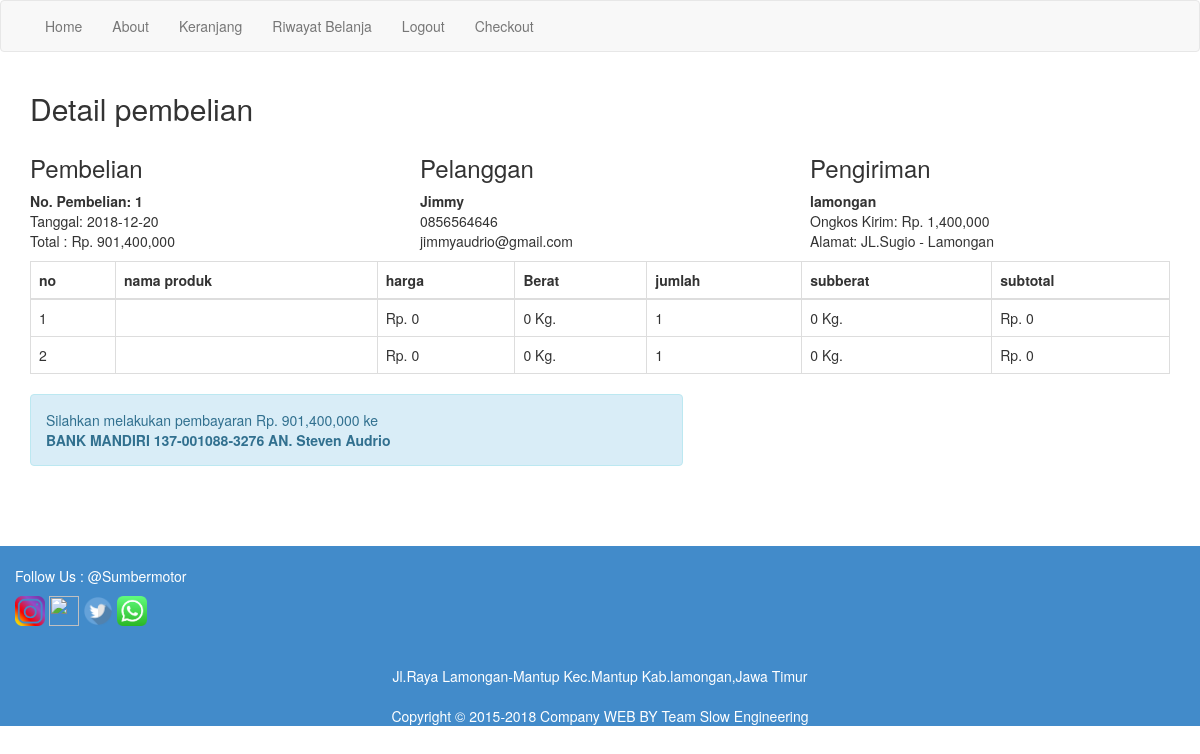
The page /nota.php?id=1 (signed in) on the database its author committed.
### tables this page shows
CREATE TABLE `pembelian` (
  `id_pembelian` int(11) NOT NULL,
  `id_pelanggan` varchar(11) NOT NULL,
  `id_ongkir` int(11) NOT NULL,
  `tanggal_pembelian` date NOT NULL,
  `total_pembelian` int(11) NOT NULL,
  `nama_kota` varchar(100) NOT NULL,
  `tarif` int(11) NOT NULL,
  `alamat_pengiriman` text NOT NULL,
  `status_pembelian` varchar(100) NOT NULL DEFAULT 'pending',
  `resi_pengiriman` varchar(50) NOT NULL
);

CREATE TABLE `pelanggan` (
  `id_pelanggan` int(11) NOT NULL,
  `email_pelanggan` varchar(100) NOT NULL,
  `password_pelanggan` varchar(50) NOT NULL,
  `nama_pelanggan` varchar(100) NOT NULL,
  `telepon_pelanggan` varchar(25) NOT NULL,
  `alamat_pelanggan` text NOT NULL
);

CREATE TABLE `pembelian_produk` (
  `id_pembelian_produk` int(11) NOT NULL,
  `id_pembelian` int(11) NOT NULL,
  `id_produk` int(11) NOT NULL,
  `jumlah` int(11) NOT NULL,
  `nama` varchar(100) NOT NULL,
  `harga` int(11) NOT NULL,
  `berat` int(11) NOT NULL,
  `subberat` int(11) NOT NULL,
  `subharga` int(11) NOT NULL
);

### nota.php (the view, shortened to what this page needs)
<?php
include 'koneksi.php'; ?>
<!DOCTYPE html>
<html>
<head>
    <link rel="stylesheet" href="admin/assets/css/bootstrap.css">
</head>
<body>
<?php include 'menu.php'; ?>
<section class="konten">
    <div class="container">
    <h2>Detail pembelian</h2>
<?php
$ambil = $koneksi->query("SELECT * FROM pembelian JOIN pelanggan
    ON pembelian.id_pelanggan=pelanggan.id_pelanggan
    WHERE pembelian.id_pembelian='$_GET[id]'");
$detail = $ambil->fetch_assoc();
?>
<div class="row">
    <div class="col-md-4">
        <h3>Pembelian</h3>
        <strong>No. Pembelian: <?php echo $detail['id_pembelian'] ?></strong><br>
        Tanggal: <?php echo $detail['tanggal_pembelian']; ?><br>
        Total : Rp. <?php echo number_format ($detail['total_pembelian']); ?>
    </div>
    <div class="col-md-4">
        <h3>Pelanggan</h3>
        <strong><?php echo $detail['nama_pelanggan']; ?></strong><br>
        <p>
            <?php echo $detail['telepon_pelanggan']; ?> <br>
            <?php echo $detail['email_pelanggan']; ?>
        </p>
    </div>
    <div class="col-md-4">
        <h3>Pengiriman</h3>
        <strong><?php echo $detail['nama_kota'] ?></strong><br>
        Ongkos Kirim: Rp. <?php echo number_format($detail['tarif']); ?> <br>
        Alamat: <?php echo $detail['alamat_pengiriman']?>
    </div>
</div>
<table class="table table-bordered">
    <thead>
        <tr>
            <th>no</th>
            <th>nama produk</th>
            <th>harga</th>
            <th>Berat</th>
            <th>jumlah</th>
            <th>subberat</th>
            <th>subtotal</th>
        </tr>
    </thead>
    <tbody>
        <?php $nomor=1; ?>
        <?php $ambil = $koneksi->query("SELECT * FROM pembelian_produk WHERE id_pembelian='$_GET[id]'");?>
        <?php while($pecah=$ambil->fetch_assoc()){?>
        <tr>
            <td><?php echo $nomor; ?></td>
            <td><?php echo $pecah['nama'];?></td>
            <td>Rp. <?php echo number_format($pecah['harga']);?></td>
            <td><?php echo $pecah['berat'];?> Kg. </td>
            <td><?php echo $pecah['jumlah'];?></td>
            <td><?php echo $pecah['subberat'];?> Kg. </td>
            <td>Rp. <?php echo number_format ($pecah['subharga']);?></td>
        </tr>
        <?php $nomor++; ?>
        <?php } ?>
    </tbody>
</table>
<div class="row">
    <div class="col-md-7">
        <div class="alert alert-info">
            <p>
                Silahkan melakukan pembayaran Rp. <?php echo number_format($detail['total_pembelian']); ?>
                ke <br>
                <strong>BANK MANDIRI 137-001088-3276 AN. Steven Audrio</strong>
            </p>
        </div>
    </div>
</div>
    </div>
</section>
<?php include "footer.php" ?>
</body>
</html>

### rows shown on the page
pembelian: id_pembelian "1", tanggal_pembelian "2018-12-20", total_pembelian "901,400,000", id_pelanggan.nama_pelanggan "Jimmy", id_pelanggan.telepon_pelanggan "0856564646", id_pelanggan.email_pelanggan "jimmyaudrio@gmail.com", nama_kota "lamongan", tarif "1,400,000", alamat_pengiriman "JL.Sugio - Lamongan"
pembelian_produk: harga "0", berat "0", jumlah "1", subberat "0", subharga "0"
pembelian_produk: harga "0", berat "0", jumlah "1", subberat "0", subharga "0"
